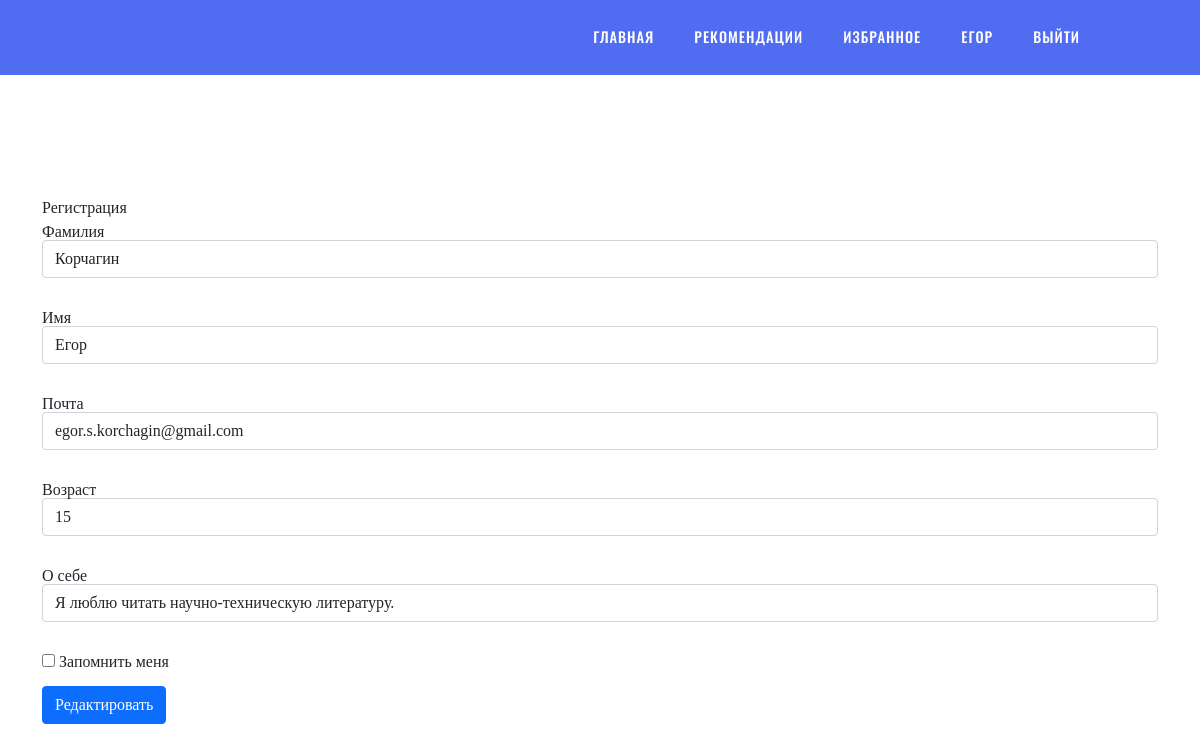
Page /profile/edit (signed in) on the earlier database version.
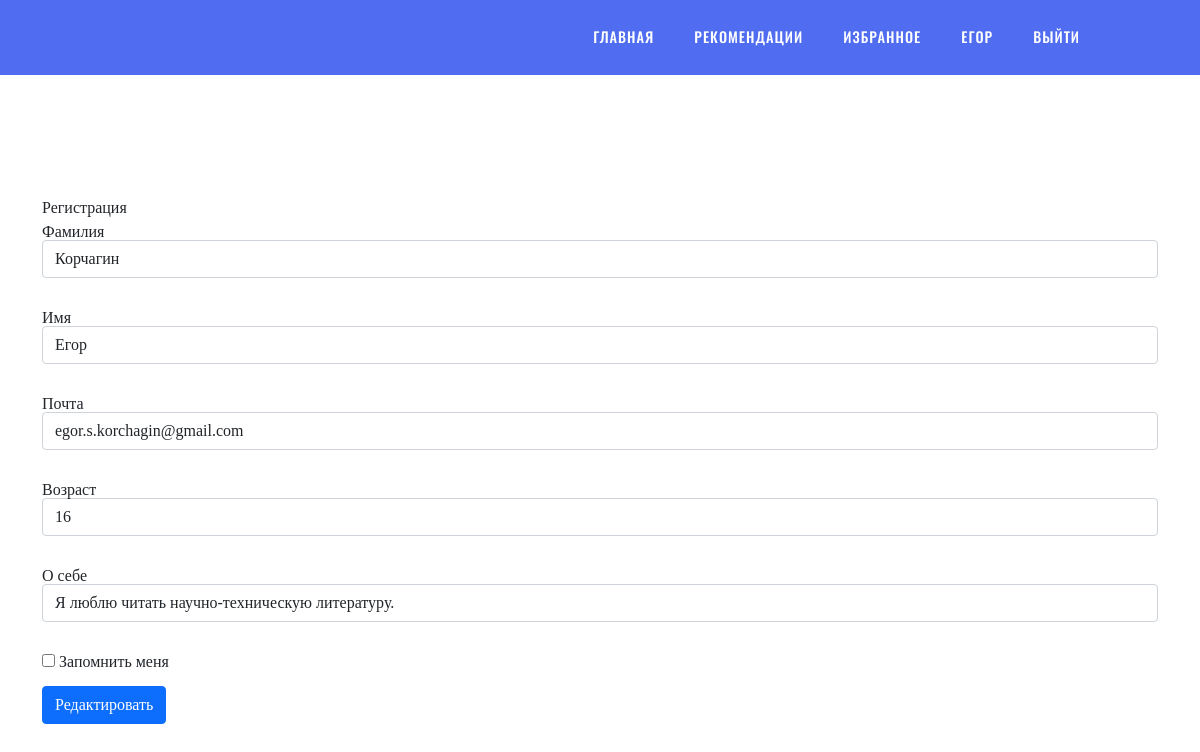
Same page on the later database version.
### data/users.py (models this page shows, shortened)
class User(SqlAlchemyBase, UserMixin, SerializerMixin):
    __tablename__ = 'users'
    id = sqlalchemy.Column(sqlalchemy.Integer,
                           primary_key=True, autoincrement=True)
    surname = sqlalchemy.Column(sqlalchemy.String, nullable=True)
    name = sqlalchemy.Column(sqlalchemy.String, nullable=True)
    email = sqlalchemy.Column(sqlalchemy.String, unique=True, nullable=True)
    hashed_password = sqlalchemy.Column(sqlalchemy.String, nullable=True)
    age = sqlalchemy.Column(sqlalchemy.Integer, nullable=True)
    about = sqlalchemy.Column(sqlalchemy.String, nullable=True)
    books = orm.relation("Favorite", back_populates='user')

### main.py (the view, shortened to what this page needs)
@app.route('/profile/edit', methods=['GET', 'POST'])
@login_required
def edit_user():
    db_sess = db_session.create_session()
    user = db_sess.query(User).filter(User.id == current_user.id).first()
    form = EditForm()
    if request.method == "GET":
        form.surname.data = user.surname
        form.name.data = user.name
        form.email.data = user.email
        form.age.data = user.age
        form.about.data = user.about
        form.submit.label.text = 'Редактировать'
    return render_template('register.html', title='Редактирование профиля',
                           registerform=form)

### forms/editform.py
class EditForm(FlaskForm):
    surname = StringField('Фамилия', validators=[DataRequired()])
    name = StringField('Имя', validators=[DataRequired()])
    email = EmailField('Почта', validators=[DataRequired()])
    age = IntegerField('Возраст', validators=[DataRequired()])
    about = StringField('О себе')
    remember_me = BooleanField('Запомнить меня')
    submit = SubmitField('Зарегистрироваться')

### data/db_session.py (called while the page is built)
def create_session() -> Session:
    global __factory
    return __factory()

### main.py (called while the page is built)
@login_manager.user_loader
def load_user(user_id):
    db_sess = db_session.create_session()
    return db_sess.query(User).get(user_id)

### templates/register.html (shortened to what this page needs)
{% extends "base.html" %}
{% block content %}
    <h1>Регистрация</h1>
    <form action="" method="post">
        <p>
            {{ registerform.surname.label }}<br>
            {{ registerform.surname(class="form-control", type="string") }}<br>
        </p>
        <p>
            {{ registerform.name.label }}<br>
            {{ registerform.name(class="form-control", type="string") }}<br>
        </p>
        <p>
            {{ registerform.email.label }}<br>
            {{ registerform.email(class="form-control", type="email") }}<br>
        </p>
        <p>
            {{ registerform.age.label }}<br>
            {{ registerform.age(class="form-control", type="integer") }}<br>
        </p>
        <p>
            {{ registerform.about.label }}<br>
            {{ registerform.about(class="form-control", type="string") }}<br>
        </p>
        <p>{{ registerform.remember_me() }} {{ registerform.remember_me.label }}</p>
        <p>{{ registerform.submit(type="submit", class="btn btn-primary") }}</p>
    </form>
{% endblock %}

### templates/base.html (shortened to what this page needs)
<!DOCTYPE html>
<html lang=ru>
<head>
    <link href="https://cdn.jsdelivr.net/npm/bootstrap@5.0.0-beta3/dist/css/bootstrap.min.css"
          rel="stylesheet"
>
    <link rel="stylesheet" type="text/css" href="../static/css/main.css">
</head>
<body>
<header style="z-index: 9999999999; max-height: 100px; overflow: hidden">
	<div style="z-index: 99999;background-color: #506cf0; max-height: 100px; overflow: hidden" class="nava" role='navigation'>
    <ul>
        <li><a href="/">Главная</a></li>
        {% if current_user.is_authenticated %}
            <li><a href="/user_recommendations">Рекомендации</a></li>
            <li><a href="/favorites/{{ current_user.id }}">Избранное</a></li>
            <li><a href="/profile">{{ current_user.name }} </a></li>
            <li><a href="/logout">Выйти</a></li>
        {% else %}
            <li><a href="/register">Зарегистрироваться </a></li>
            <li><a href="/login">Войти </a></li>
        {% endif %}
    </ul>
</div>
</header>
<main role="main" class="container">
    {% block content %}{% endblock %}
</main>
</body>
</html>

### static/css/main.css (style rules this page uses)
body { top: 0; left: 0; right: 0; bottom: 0; margin: 0; font-family: Oswald; margin-top: 200px; }
body a { text-decoration: none; }
html, body, div, span, applet, object, iframe, h1, h2, h3, h4, h5, h6, p, blockquote, pre, a, abbr, acronym, address, big, cite, code, del, dfn, em, img, ins, kbd, q, s, samp, small, strike, strong, sub, sup, tt, var, b, u, i, center, dl, dt, dd, ol, ul, li, fieldset, form, label, legend, table, caption, tbody, tfoot, thead, tr, th, td, article, aside, canvas, details, embed, figure, figcaption, footer, header, hgroup, menu, nav, output, ruby, section, summary, time, mark, audio, video { padding: 0; border: 0; font-size: 100%; font: inherit; vertical-align: baseline; }
article, aside, details, figcaption, figure, footer, header, hgroup, menu, nav, section, main { display: block; }
body { line-height: 1; }
ol, ul { list-style: none; }
.nava { transition: top 4s; position: fixed; top: 0; left: 0; width: 100%; background: #ffffff00; height: 75px; }
.nava ul { list-style: none; position: relative; float: right; margin-right: 100px; display: inline-flex; }
.nava ul li { float: left; -webkit-transition: all 0.2s ease-in-out; -moz-transition: all 0.2s ease-in-out; transition: all 0.2s ease-in-out; }
.nava ul li a { display: block; padding: 30px 20px; font-family: Oswald; color: #fff; font-weight: medium; font-size: 0.9em; letter-spacing: 1px; text-decoration: none; text-transform: uppercase; }

Differences in the rows shown:
changed User "ЕГОР": age "15" → "16"
